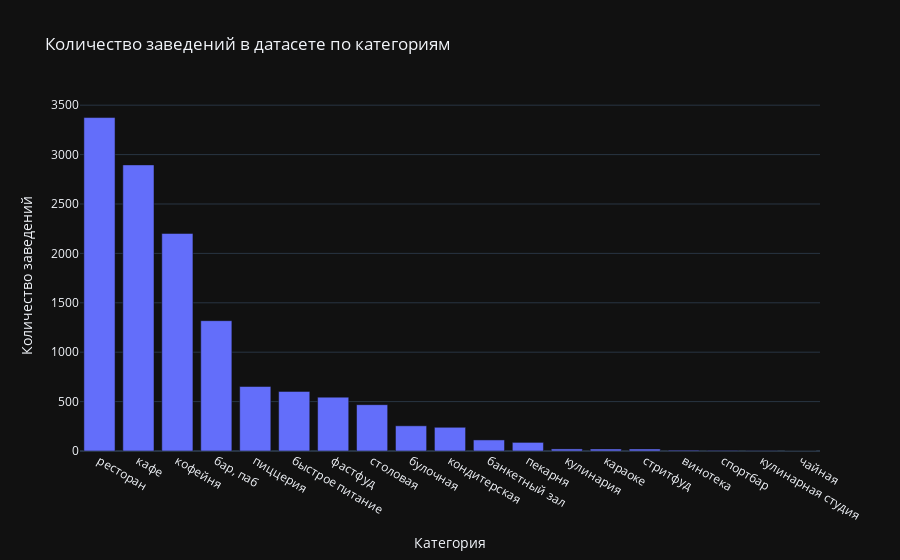

The notebook cell saved with this chart:
### Code cell
fig = px.bar(category_tmp,
             x='category',
             y='count',
             title='Количество заведений в датасете по категориям',
             labels={'category': 'Категория', 'count': 'Количество заведений'})

fig.update_traces(hovertemplate='Категория заведения: %{x}<br>Количество: %{y}')
fig.show()

### Figure 1 — Plotly figure (JSON) as saved in the notebook; plotly's stock layout.template omitted (floating-point values rounded to 4 significant figures)
{"data": [{"alignmentgroup": "True", "hovertemplate": "Категория заведения: %{x}<br>Количество: %{y}", "legendgroup": "", "marker": {"color": "#636efa", "pattern": {"shape": ""}}, "name": "", "offsetgroup": "", "orientation": "v", "showlegend": false, "textposition": "auto", "x": ["ресторан", "кафе", "кофейня", "бар, паб", "пиццерия", "быстрое питание", "фастфуд", "столовая", "булочная", "кондитерская", "банкетный зал", "пекарня", "кулинария", "караоке", "стритфуд", "винотека", "спортбар", "кулинарная студия", "чайная"], "xaxis": "x", "y": [3375, 2896, 2202, 1319, 653, 603, 545, 469, 255, 240, 112, 87, 21, 20, 20, 8, 6, 3, 1], "yaxis": "y", "type": "bar"}], "layout": {"xaxis": {"anchor": "y", "domain": [0.0, 1.0], "title": {"text": "Категория"}}, "yaxis": {"anchor": "x", "domain": [0.0, 1.0], "title": {"text": "Количество заведений"}}, "legend": {"tracegroupgap": 0}, "title": {"text": "Количество заведений в датасете по категориям"}, "barmode": "relative"}}
